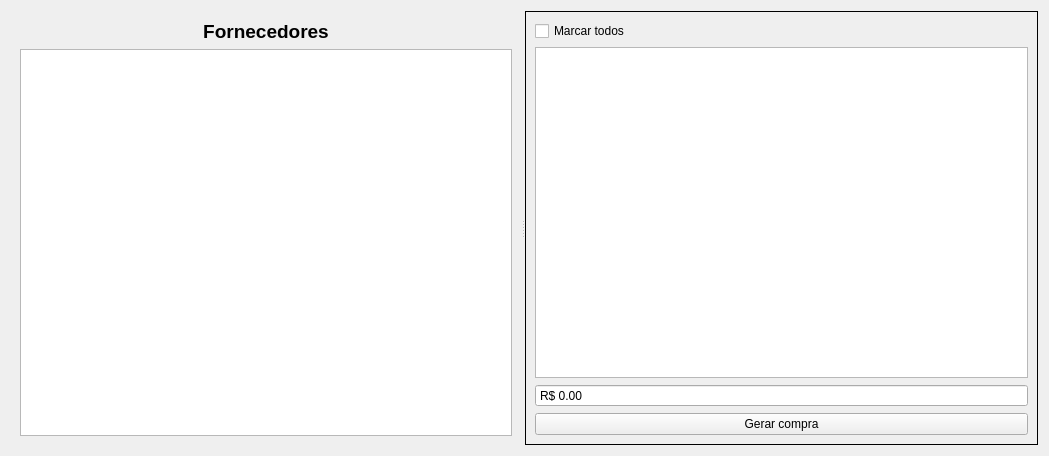
<?xml version="1.0" encoding="UTF-8"?>
<ui version="4.0">
 <class>WidgetCompraGerar</class>
 <widget class="QWidget" name="WidgetCompraGerar">
  <property name="geometry">
   <rect>
    <x>0</x>
    <y>0</y>
    <width>1049</width>
    <height>456</height>
   </rect>
  </property>
  <property name="windowTitle">
   <string>Form</string>
  </property>
  <layout class="QGridLayout" name="gridLayout">
   <item row="0" column="0">
    <widget class="QSplitter" name="splitter">
     <property name="orientation">
      <enum>Qt::Horizontal</enum>
     </property>
     <widget class="QFrame" name="frame1">
      <layout class="QGridLayout" name="gridLayout_7">
       <item row="0" column="0">
        <widget class="QLabel" name="labelCompras_10">
         <property name="font">
          <font>
           <pointsize>14</pointsize>
           <weight>75</weight>
           <bold>true</bold>
          </font>
         </property>
         <property name="text">
          <string>Fornecedores</string>
         </property>
         <property name="alignment">
          <set>Qt::AlignCenter</set>
         </property>
        </widget>
       </item>
       <item row="1" column="0">
        <widget class="TableView" name="tableForn">
         <property name="sizePolicy">
          <sizepolicy hsizetype="Preferred" vsizetype="Expanding">
           <horstretch>0</horstretch>
           <verstretch>0</verstretch>
          </sizepolicy>
         </property>
         <property name="editTriggers">
          <set>QAbstractItemView::NoEditTriggers</set>
         </property>
         <property name="alternatingRowColors">
          <bool>true</bool>
         </property>
         <property name="selectionMode">
          <enum>QAbstractItemView::SingleSelection</enum>
         </property>
         <property name="selectionBehavior">
          <enum>QAbstractItemView::SelectRows</enum>
         </property>
         <property name="sortingEnabled">
          <bool>true</bool>
         </property>
         <attribute name="horizontalHeaderCascadingSectionResizes">
          <bool>true</bool>
         </attribute>
         <attribute name="horizontalHeaderStretchLastSection">
          <bool>false</bool>
         </attribute>
        </widget>
       </item>
      </layout>
     </widget>
     <widget class="QFrame" name="frame">
      <property name="frameShape">
       <enum>QFrame::Box</enum>
      </property>
      <property name="frameShadow">
       <enum>QFrame::Plain</enum>
      </property>
      <layout class="QGridLayout" name="gridLayout_2">
       <item row="3" column="0">
        <widget class="QPushButton" name="pushButtonGerarCompra">
         <property name="text">
          <string>Gerar compra</string>
         </property>
        </widget>
       </item>
       <item row="0" column="0">
        <widget class="QCheckBox" name="checkBoxMarcarTodos">
         <property name="text">
          <string>Marcar todos</string>
         </property>
        </widget>
       </item>
       <item row="1" column="0">
        <widget class="TableView" name="tableProdutos">
         <property name="mouseTracking">
          <bool>true</bool>
         </property>
         <property name="editTriggers">
          <set>QAbstractItemView::NoEditTriggers</set>
         </property>
         <property name="alternatingRowColors">
          <bool>true</bool>
         </property>
         <property name="selectionMode">
          <enum>QAbstractItemView::MultiSelection</enum>
         </property>
         <property name="selectionBehavior">
          <enum>QAbstractItemView::SelectRows</enum>
         </property>
         <property name="sortingEnabled">
          <bool>true</bool>
         </property>
         <attribute name="horizontalHeaderCascadingSectionResizes">
          <bool>true</bool>
         </attribute>
         <attribute name="horizontalHeaderStretchLastSection">
          <bool>false</bool>
         </attribute>
        </widget>
       </item>
       <item row="2" column="0">
        <widget class="QDoubleSpinBox" name="doubleSpinBox">
         <property name="readOnly">
          <bool>true</bool>
         </property>
         <property name="buttonSymbols">
          <enum>QAbstractSpinBox::NoButtons</enum>
         </property>
         <property name="showGroupSeparator" stdset="0">
          <bool>true</bool>
         </property>
         <property name="prefix">
          <string>R$ </string>
         </property>
         <property name="maximum">
          <double>999999.989999999990687</double>
         </property>
        </widget>
       </item>
      </layout>
     </widget>
    </widget>
   </item>
  </layout>
 </widget>
 <customwidgets>
  <customwidget>
   <class>TableView</class>
   <extends>QTableView</extends>
   <header>src/tableview.h</header>
  </customwidget>
 </customwidgets>
 <resources/>
 <connections/>
</ui>
